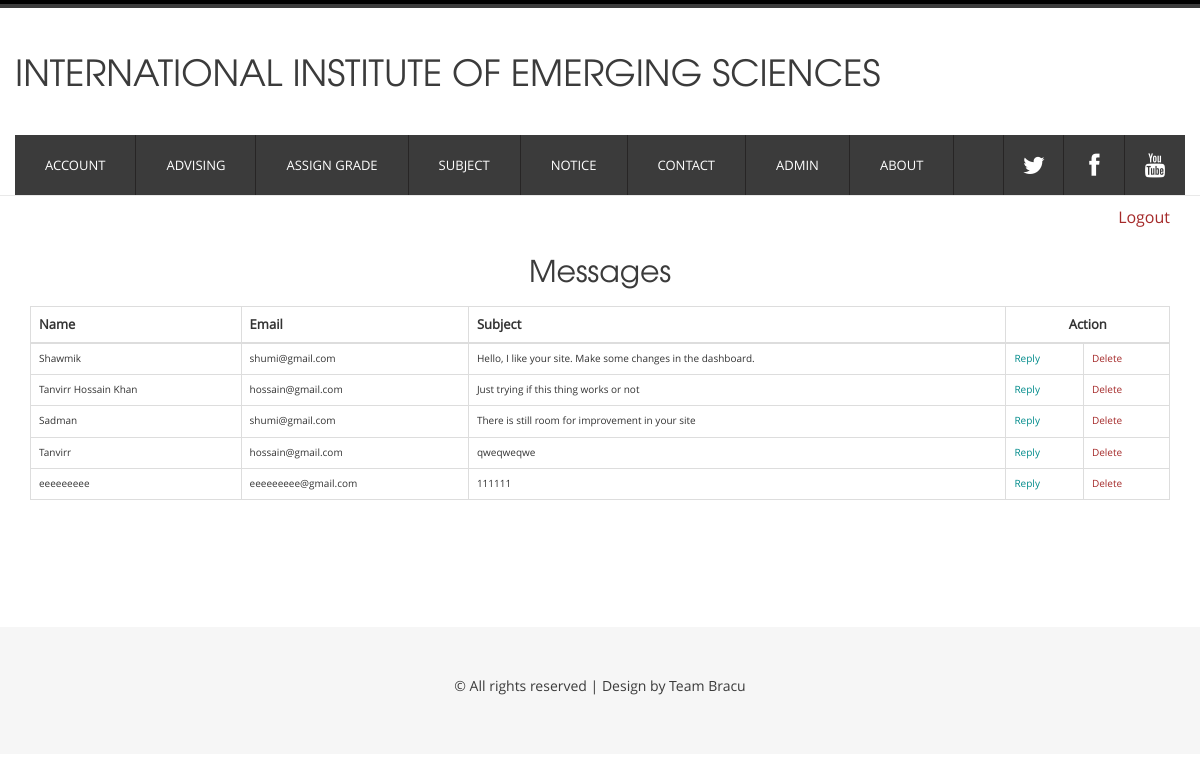
/includes/contactAdmin2.php (signed in), run on the app's committed database.
### tables this page shows
CREATE TABLE `contact` (
  `coId` int(4) NOT NULL,
  `name` varchar(100) NOT NULL,
  `emai` varchar(100) NOT NULL,
  `subject` text NOT NULL
);

### includes/contactAdmin2.php (the view, shortened to what this page needs)
<?php
    include_once 'headerInside2.php';
    include_once 'database.php';
?>
<!DOCTYPE HTML>
<html>
<head>
<link href="css/bootstrap.min.css" rel='stylesheet' type='text/css' />
<link href="css/bootstrap.css" rel='stylesheet' type='text/css' />
<link href="css/style.css" rel="stylesheet" type="text/css" media="all" />
   	<link rel="stylesheet" href="fonts/css/font-awesome.min.css">
</head>
<body >
<div class="main_btm">
                     <?php
        $query   = "SELECT * FROM contact";
        $result  = mysqli_query( $conn, $query );
        $rowcount=mysqli_num_rows($result);
        if($rowcount>0){ ?>
	<div class="container" >
        <a href="logout.php" style="float:right; font-size:16px; color: brown;margin-top:10px; margin-bottom:10px" >Logout</a>
		<div class="main row" >
			    <div class="col-md-12 company_ad">
            <table class="table table-bordered" style="width:100%; font-weight:550;">
                <thead style="font-size:13px">
                    <h2 style="text-align:center">Messages </h2>
                    <tr>
                        <th>Name</th>
                        <th>Email</th>
                        <th>Subject</th>
                        <th colspan="2" style = "text-align:center;"
                        </th>Action</th>
                    </tr>
                </thead>
                <?php
                $query = "SELECT * FROM contact" ;
                $result = mysqli_query($conn, $query);
                while ($subject = mysqli_fetch_assoc($result)){
                    ?>
                    <tr>
                        <td><?php echo $subject['name']; ?></td>
                        <td><?php echo $subject['emai']; ?></td>
                        <td><?php echo $subject['subject']; ?></td>
                        <td>
                            <a
                                 style="color:DarkCyan" href="adminMail2.php?coId=<?php echo $subject['coId']?>">Reply
                            </a>
                        </td>
                        <td>
                            <a style="color:brown" title="Delete"  href="contactAdmin2.php?act=del&coId= <?php echo $subject['coId'] ?>">Delete
                            </a>
                        </td>
                    </tr>
                <?php
                }
                ?>
            </table>
				</div>
  			<div class="clearfix"></div>
	</div>
</div> <?php
} ?>
</div>
</body>
<?php
    include_once 'footer.php';
?>
</html>

### css/style.css (style rules this page uses)
body { font-family: 'open_sansregular'; background:#ffffff; font-size: 100%; }
.main { padding: 5% 0; }
.main_btm { background: #FFFFFF; border-top: 1px solid rgb(233, 233, 233); }
.company_ad h2 { margin: 0 0 20px; text-transform: capitalize; font-size: 3em; color:#3b3b3b; font-family: 'texgyreadventorregular'; }

### includes/contactAdmin2.php (style rules this page uses)
h2 { text-align:center; }

### data on the page
contact: name "Shawmik", emai "shumi@gmail.com", subject "Hello, I like your site. Make some changes in the dashboard."
contact: name "Tanvirr Hossain Khan", emai "hossain@gmail.com", subject "Just trying if this thing works or not"
contact: name "Sadman", emai "shumi@gmail.com", subject "There is still room for improvement in your site"
contact: name "Tanvirr", emai "hossain@gmail.com", subject "qweqweqwe"
contact: name "eeeeeeeee", emai "eeeeeeeee@gmail.com", subject "111111"
